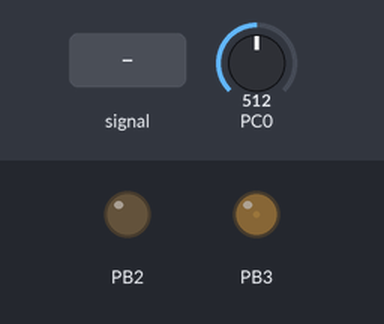
This program was run on a simulated ATmega328P, built with avr-gcc and emulated at 16 MHz. On the bench: output pins drawn as LEDs (lit = HIGH). The test bench sets the inputs (shaded band); at power-on: PC0 = 512.

Above: at 1.2 s.
1.3 s: PC0 fed a 2 Hz sine of ±306 counts around its level
At 1.98 s:
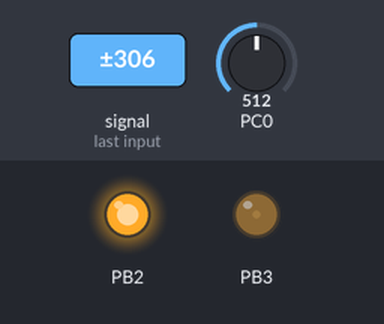
4.3 s: PC0 fed a 200 Hz sine of ±81 counts around its level
5.8 s: PC0 set to 716
At 6.3 s:
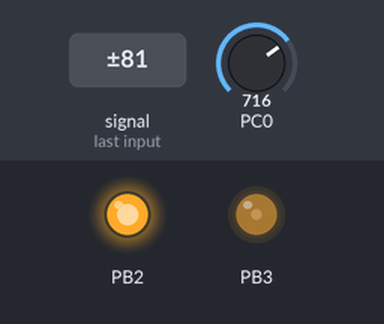
7.3 s: PC0 fed a 1000 Hz sine of ±255 counts around its level
At 8.2 s:
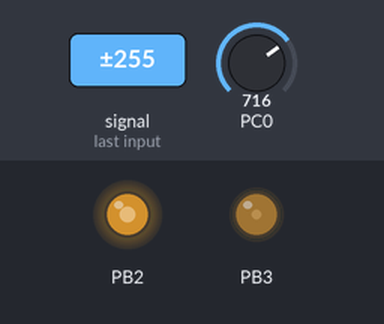
8.8 s: PC0 set to 900
At 9.8 s:
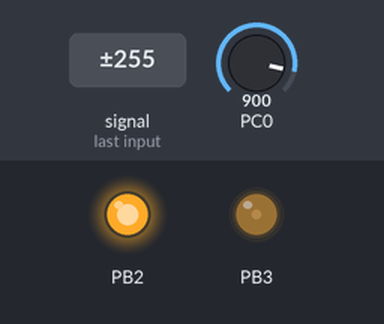
Timing chart, 0 to 11.3 s (numbered marks = the images above; inputs shaded):
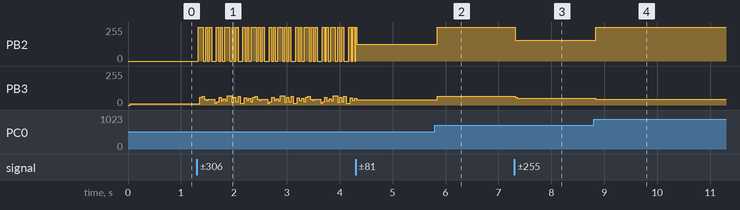

Measured:
- after the input at 1.3 s, PB2: 0/255 → 255/255 at once, then repeats every 0.50 s: 0/255 0.04 s, 255/255 0.03 s, 0/255 0.03 s, 255/255 0.04 s, 0/255 0.09 s, 255/255 0.04 s, 0/255 0.03 s, 255/255 0.03 s, 0/255 0.04 s, 255/255 0.09 s
- after the input at 5.8 s, PB2: 127/255 → 255/255 at once; PB3: 39/255 → 65/255 at once
- after the input at 7.3 s, PB2: 255/255 → 157/255 at once; PB3: 65/255 → 52/255 at once
- after the input at 8.8 s, PB2: 157/255 → 255/255 at once; PB3: 52/255 → 42/255 at once

The program:

main.c
```c
/*
 * AVR_ADC.c
 *
 * Created: 7/6/2017 12:33:13 PM
 * Author : nishadur.rahman
 */

#include <avr/io.h>
//#include <util/delay.h>
#include <avr/interrupt.h>
#define F_CPU 16000000UL

#define LED_ON	 PORTB |= (1<<PORTB3)
#define LED_OFF		PORTB &= ~(1<<PORTB3)
#define LED_TOGGLE		PINB |= (1<<PINB3)

#define LED10_ON	PORTB |= (1<<PORTB2)
#define LED10_OFF	PORTB &= ~(1<<PORTB2)

ISR(TIMER1_COMPA_vect){

	LED_ON;
}

ISR(TIMER1_COMPB_vect){

	LED_OFF;
}


ISR(ADC_vect)
{
	uint16_t duty = ADCL;

	if (duty > 128)
	{
		LED10_ON;
	}
	else
	{
		LED10_OFF;
	}
	OCR1B = duty;
	//OCIE1B = duty;
}

void PWM_Init_LED(void){
	TCCR1B  |= (1<<CS10) | (1<<WGM12);   //no prescaler, CTC mode
	TIMSK1  |= (1<<OCIE1A) | (1<<OCIE1B);
	OCR1A = 800;	//(F_CPU/(10000*2*1)-1)
	OCR1B = 400;
}


void ADC_Init(void){
	ADMUX |= (1<<REFS0);	// | (1<<MUX0)
	ADCSRA |= (1<<ADEN) | (1<<ADSC) | (1<<ADATE)|(1<<ADIE)|(1<<ADPS2)|(1<<ADPS1)|(1<<ADPS0);
	sei();
}

int main(void)
{
	DDRB |= (1<<DDB3);//OUTPUT
	DDRB |= (1<<DDB2);//OUTPUT
	DDRC &= ~(1<<DDC0);//INPUT

	ADC_Init();
	PWM_Init_LED();

    /* Replace with your application code */
    while (1)
    {
    }

	return(0);
}
```
